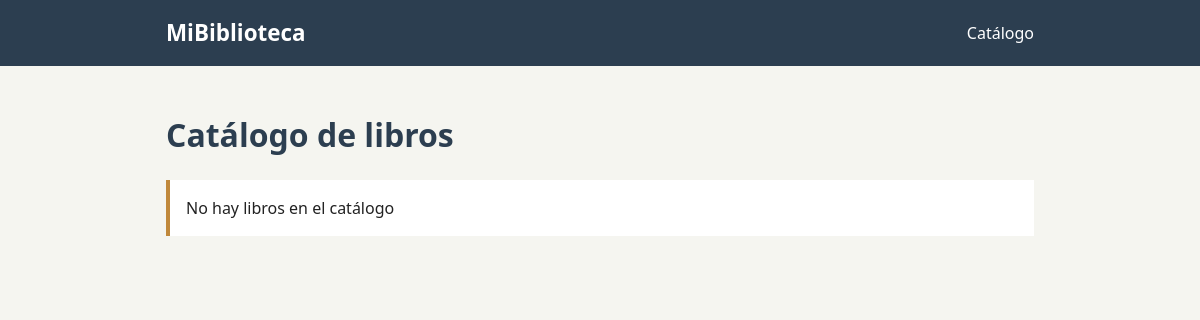
The app's page /, older data.
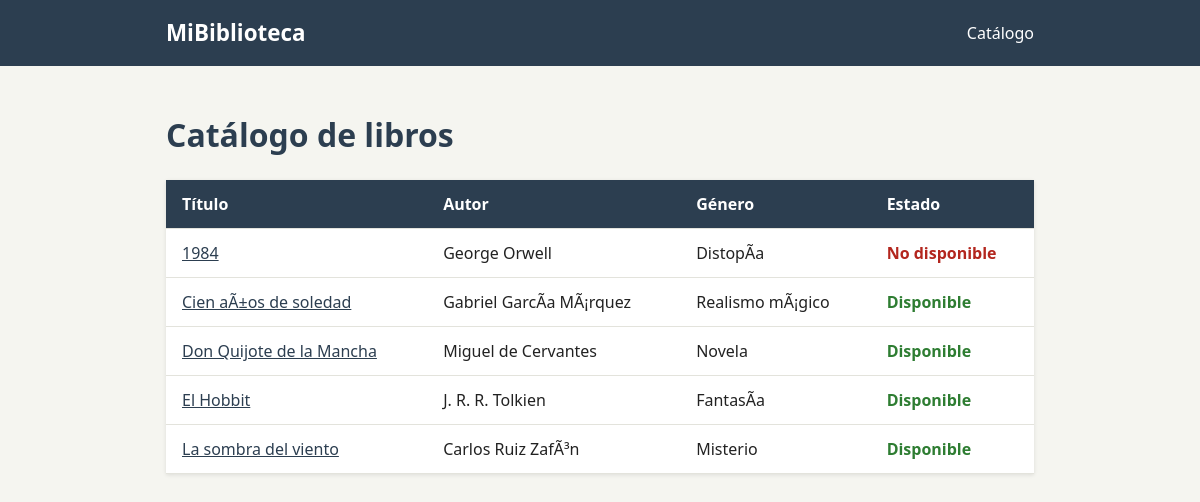
The same page, newer data.
### catalogo/models.py (models this page shows, shortened)
class Libro(models.Model):
    class Genero(models.TextChoices):
        NOVELA = "NOV", "Novela"
        POESIA = "POE", "Poesía"
        TEATRO = "TEA", "Teatro"
        ENSAYO = "ENS", "Ensayo"
        COMIC = "COM", "Cómic"
    class Dificultad(models.IntegerChoices):
        BASICA = 1, "Básica"
        INTERMEDIA = 2, "Intermedia"
        AVANZADA = 3, "Avanzada"
    titulo = models.CharField(max_length=150)
    autor = models.CharField(max_length=100)
    isbn = models.CharField(max_length=13)
    sinopsis = models.TextField(blank=True)
    fecha_publicacion = models.DateField()
    anio_publicacion = models.IntegerField("año de publicación")
    paginas = models.PositiveIntegerField()
    precio = models.DecimalField(max_digits=8, decimal_places=2)
    disponible = models.BooleanField(default=True)
    genero = models.CharField(
        max_length=50,
        choices=Genero.choices,
        default=Genero.NOVELA,
    )
    dificultad = models.IntegerField(
        choices=Dificultad.choices,
        default=Dificultad.BASICA,
    )
    class Meta:
        ordering = ["titulo"]
        verbose_name = "Libro"
        verbose_name_plural = "Libros"

### catalogo/views.py (the view)
# urls.py: path("", views.lista_libros, name="lista_libros"),
def lista_libros(request):
    libros = Libro.objects.order_by("titulo")
    return render(request, "catalogo/lista_libros.html", {"libros": libros})

### catalogo/templates/catalogo/lista_libros.html (shortened to what this page needs)
{% extends 'catalogo/base.html' %}
{% block contenido %}
<h1>Catálogo de libros</h1>
{% if libros %}
<table class="tabla-libros">
    <thead>
        <tr>
            <th>Título</th>
            <th>Autor</th>
            <th>Género</th>
            <th>Estado</th>
        </tr>
    </thead>
    <tbody>
        {% for libro in libros %}
        <tr>
            <td><a href="{% url 'detalle_libro' libro.pk %}">{{ libro.titulo }}</a></td>
            <td>{{ libro.autor }}</td>
            <td>{{ libro.genero }}</td>
            <td>
                {% if libro.disponible %}
                <span class="estado disponible">Disponible</span>
                {% else %}
                <span class="estado no-disponible">No disponible</span>
                {% endif %}
            </td>
        </tr>
        {% endfor %}
    </tbody>
</table>
{% else %}
<p class="vacio">No hay libros en el catálogo</p>
{% endif %}
{% endblock %}

Row changes from the older to the newer data that the page shows:
added Libro: titulo "1984", autor "George Orwell", genero "DistopÃ­a", disponible "No disponible"
added Libro: titulo "Cien aÃ±os de soledad", autor "Gabriel GarcÃ­a MÃ¡rquez", genero "Realismo mÃ¡gico", disponible "Disponible"
added Libro: titulo "Don Quijote de la Mancha", autor "Miguel de Cervantes", genero "Novela", disponible "Disponible"
added Libro: titulo "El Hobbit", autor "J. R. R. Tolkien", genero "FantasÃ­a", disponible "Disponible"
added Libro: titulo "La sombra del viento", autor "Carlos Ruiz ZafÃ³n", genero "Misterio", disponible "Disponible"
Text that changed along with them:
text no longer shown: "No hay libros en el catálogo"
text now shown: "Título Autor Género Estado"
